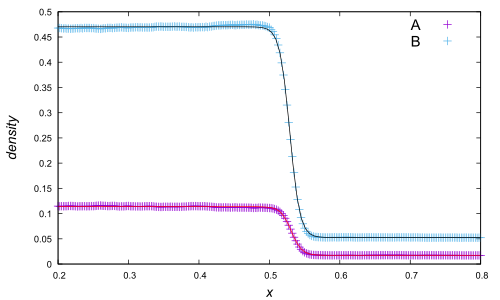

gnuplot code for this plot:
set term pdf
set out 'lan140493-lbn561971-ran3930-rbn15722-fitting.pdf'
set xlabel '{/Arial-Italic x}'
set ylabel '{/Arial-Italic density}'
set xlabel font 'Arial,15'
set ylabel font 'Arial,15'
set xrange [0.2:0.8]
set tics font 'Arial,10'
set key font 'Arial,16'

da(x) = (dal+dag)/2 - ((dal-dag)/2)*tanh((x-a)/(2*b))
db(x) = (dbl+dbg)/2 - ((dbl-dbg)/2)*tanh((x-c)/(2*d))

fit da(x) 'lan140493-lbn561971-ran3930-rbn15722.density' u 1:2 via a, b, dal, dag
fit db(x) 'lan140493-lbn561971-ran3930-rbn15722.density' u 1:3 via c, d, dbl, dbg

plot 'lan140493-lbn561971-ran3930-rbn15722.density' u 1:2 title 'A' with points pt 1, da(x) notitle with line lt 1 lc rgb hsv2rgb(0, 1, 1), 'lan140493-lbn561971-ran3930-rbn15722.density' u 1:3 title 'B' with points pt 1, db(x) notitle with line lt 1 lc rgb hsv2rgb(1, 1, 0)
